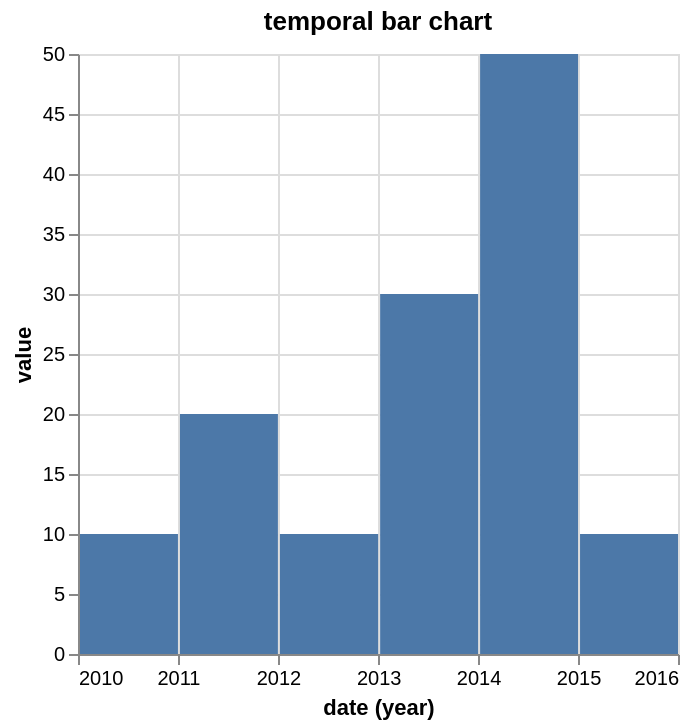

Vega-Lite specification stored for this chart:
### Vega-Lite specification from a JSON file in a GitHub repository (floating-point values rounded to 4 significant figures)
{"$schema": "https://vega.github.io/schema/vega-lite/v5.json", "title": {"text": "temporal bar chart"}, "data": {"values": [{"value": 10, "date": "2010"}, {"value": 20, "date": "2011"}, {"value": 10, "date": "2012"}, {"value": 30, "date": "2013"}, {"value": 50, "date": "2014"}, {"value": 10, "date": "2015"}]}, "mark": {"type": "bar", "tooltip": true}, "encoding": {"y": {"field": "value", "type": "quantitative"}, "x": {"field": "date", "type": "temporal", "timeUnit": "utcyear", "axis": {"format": "%Y"}}}}
